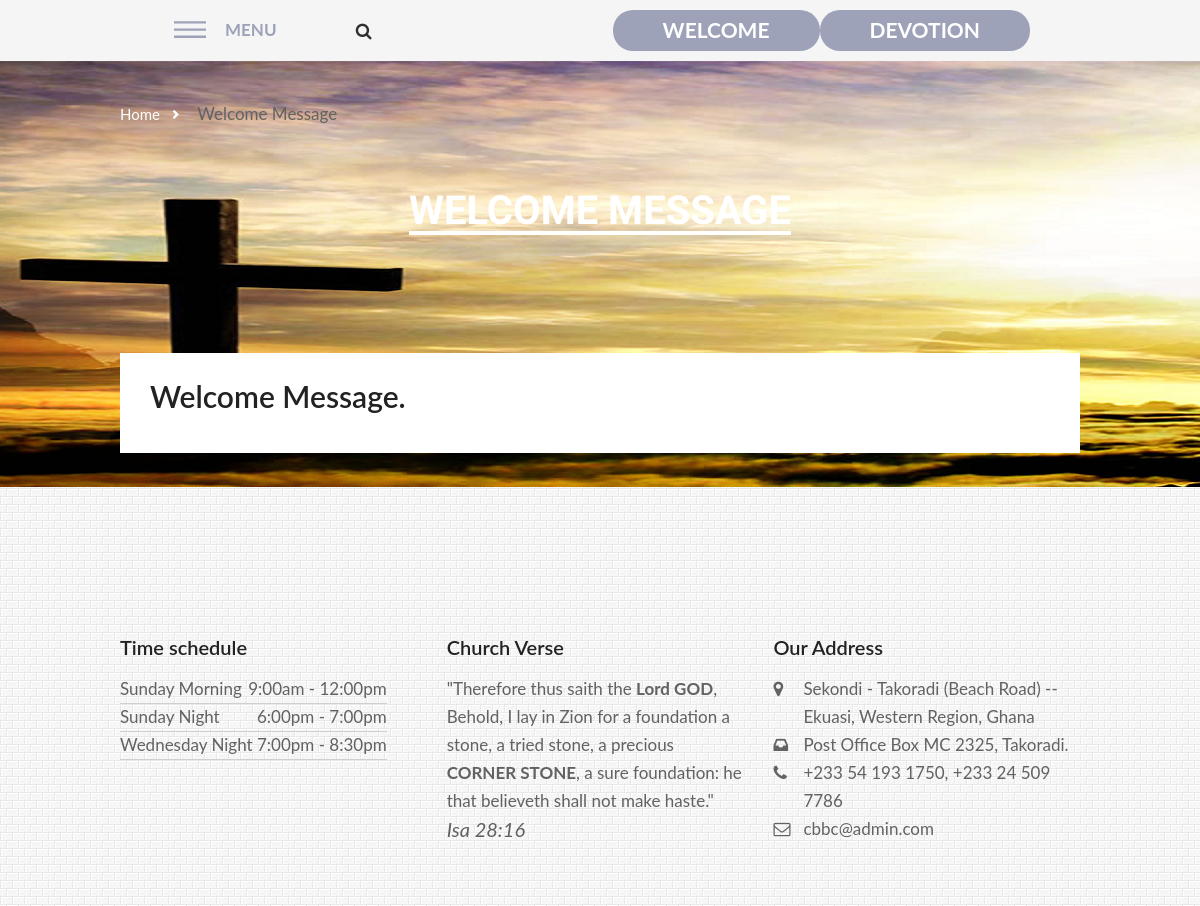
The page /aboutus/message/ (upper part) on the database as committed earlier.
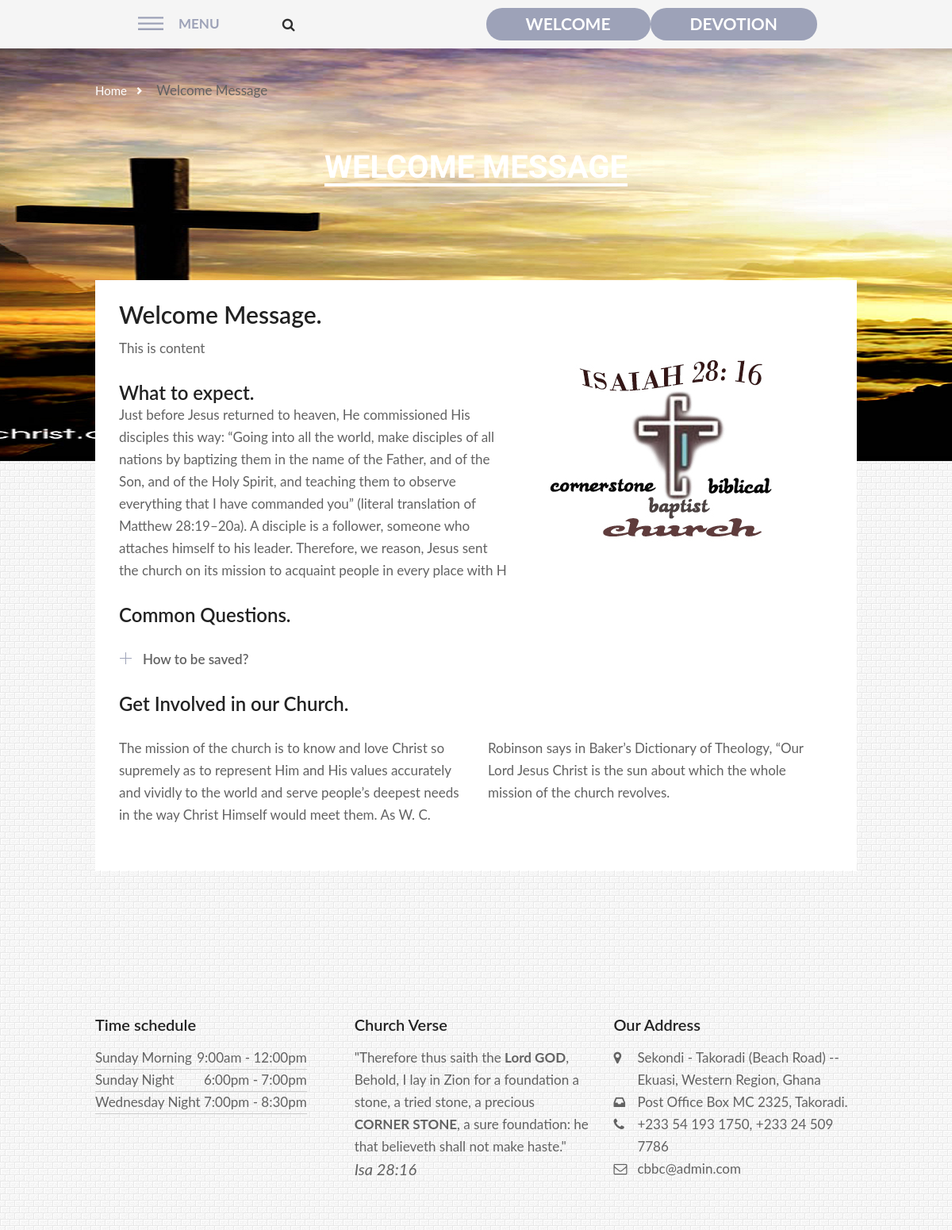
The same page on the database as committed later.
### aboutus/models.py (models this page shows, shortened)
class Message(models.Model):
	title = models.CharField(max_length=100)
	content = models.TextField()
	expectation = models.CharField(max_length=500)
	involved = models.CharField(max_length=500)

class Question(models.Model):
	question = models.CharField(max_length=100)
	anwser = models.CharField(max_length=500)
	class Meta:
		verbose_name_plural = 'Common Questions People Ask'

### aboutus/views.py (the view)
def message(request):
	messages = Message.objects.order_by('-id')[:1]
	questions = Question.objects.order_by('-id')
	context = {
		'messages' : messages,
		'questions': questions,
		'title': 'Welcome Message',
	}
	return render(request, 'message.html', context)

### aboutus/templates/message.html (shortened to what this page needs)
{% extends "base.html" %}
{% load staticfiles %}
{% block body %}<body class="sidebar-hide bg-white_brick_wall">{% endblock %}
{% block content %}
<main class="main main--subpage main--default">
        <nav class="breadcrumbs">
          <div class="container">
            <ul>
              <li class="breadcrumbs__item"><a href="{% url 'home' %}" class="breadcrumbs__link">Home</a></li>
              <li class="breadcrumbs__item">{{title}}</li>
            </ul>
          </div>
        </nav>
        <header class="main__head">
          <h1 class="main__title">{{title}}</h1>
        </header>
        <div class="container">
          <div class="main__wrap">
            <div class="main__content">
              <div class="widget js-widget widget--card">
                <div class="widget__header">
                  <h2 class="widget__title js-widget-title">{{title}}.</h2>
                </div>
                <div class="widget__content">
                {% for item in messages %}
                  <div class="post post--details">
                    <div class="post__description"><img src="{% static 'media-demo/post/post-3.jpg' %}" style="float: right; margin: 10px 0 10px 20px;" alt="">
                      {{item.content | safe }}
                      <h3>What to expect.</h3>
                      <p>{{item.expectation}}</p>
                      <h3>Common Questions.</h3>
                      <div role="tablist" aria-multiselectable="true" class="faq">
                      {% for item in questions %}
                        <dl class="faq__item">
                          <dt id="heading-0" role="tab" class="faq__title"><a data-toggle="collapse" data-parent="#accordion" href="#collapse-0" aria-expanded="true" aria-controls="collapse-0" class="faq__expander collapsed">{{item.question}}</a></dt>
                        </dl>
                        {% endfor %}
                      </div>
                      <h3>Get Involved in our Church.</h3>
                      <div class="main__columns">
                        <p>{{item.involved}}</p>
                      </div>
                    </div>
                  </div>
                  {% endfor %}
                </div>
              </div>
            </div>
          </div>
        </div>
      </main>
    {% endblock %}

Rows that differ between the two databases and show on the page:
added Message: content "This is content", expectation "Just before Jesus returned to heaven, He commissioned His disciples this way: “Going into all the world, make disciples of all nations by baptizing them in the name of the Father, and of the Son, and of the Holy Spirit, and teaching them to observe everything that I have commanded you” (literal translation of Matthew 28:19–20a). A disciple is a follower, someone who attaches himself to his leader. Therefore, we reason, Jesus sent the church on its mission to acquaint people in every place with H", involved "The mission of the church is to know and love Christ so supremely as to represent Him and His values accurately and vividly to the world and serve people’s deepest needs in the way Christ Himself would meet them. As W. C. Robinson says in Baker’s Dictionary of Theology, “Our Lord Jesus Christ is the sun about which the whole mission of the church revolves."
added Question: question "How to be saved?"
